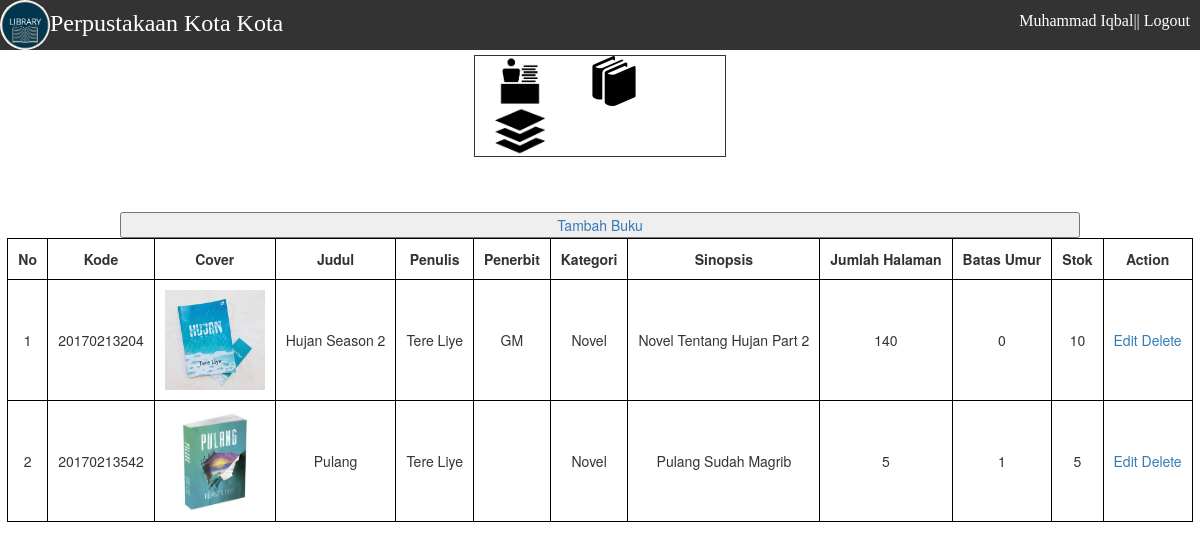
The app's page /index.php?book (signed in) with its own data.
### tables this page shows
CREATE TABLE `book` (
  `id` int(11) NOT NULL,
  `category_id` int(11) NOT NULL,
  `librarian_id` int(11) NOT NULL,
  `code` varchar(255) DEFAULT NULL,
  `cover_picture` varchar(255) DEFAULT NULL,
  `title` varchar(255) NOT NULL,
  `author` varchar(255) NOT NULL,
  `publisher` varchar(255) DEFAULT NULL,
  `synopsis` text,
  `total_page` int(11) NOT NULL,
  `age_limit` int(11) DEFAULT NULL,
  `stock` int(11) DEFAULT '1',
  `add_at` timestamp NOT NULL DEFAULT CURRENT_TIMESTAMP,
  `update_at` datetime DEFAULT NULL,
  `is_delete` int(1) DEFAULT '0'
);

CREATE TABLE `category` (
  `id` int(11) NOT NULL,
  `name` varchar(255) NOT NULL,
  `is_delete` int(1) DEFAULT '0'
);

### app/Classes/Book.php (called while the page is built, shortened)
<?php
class Book
{
	private $db;
	public function __construct()
	{
		$this->db = new Connect;
	}
	public function showAll()
	{
		$stmt = $this->db->prepare("SELECT book.id, book.code, book.cover_picture, book.title, book.author, book.publisher, category.name, book.synopsis, book.total_page, book.age_limit, book.stock FROM book LEFT JOIN category ON book.category_id = category.id WHERE book.is_delete = 0");
		$stmt->execute();
		return $stmt->fetchAll($this->db::FETCH_ASSOC);
	}
}

### view/databook.php (the view, shortened to what this page needs)
<?php
$book = new Book;
$bookData = $book->showAll();
$no = 1;
?>
<div class="book">
	<center>
	<a href="index.php?addbook">
		<button>Tambah Buku</button>
	</a>
	<table>
	<?php if (empty($bookData)) : ?>
		<tr>
			<td colspan="11">Data Buku Kosong</td>
		</tr>
	<?php else: ?>
		<tr>
			<th>No</th>
			<th>Kode</th>
			<th>Cover</th>
			<th>Judul</th>
			<th>Penulis</th>
			<th>Penerbit</th>
			<th>Kategori</th>
			<th>Sinopsis</th>
			<th>Jumlah Halaman</th>
			<th>Batas Umur</th>
			<th>Stok</th>
			<th>Action</th>
		</tr>
		<?php foreach ($bookData as $val) : ?>
			<tr>
				<td><?=$no++?></td>
				<td><?=$val['code']?></td>
				<td><img src="public/cover_upload/<?=$val['cover_picture']?>" width="100px" height="100px"></td>
				<td><?=$val['title']?></td>
				<td><?=$val['author']?></td>
				<td><?=$val['publisher']?></td>
				<td><?=$val['name']?></td>
				<td><?=$val['synopsis']?></td>
				<td><?=$val['total_page']?></td>
				<td><?=$val['age_limit']?></td>
				<td><?=$val['stock']?></td>
				<td>
					<a href="?editbook=<?=$val['id']?>">Edit</a>
					<a href="?book&delete=<?=$val['id']?>">Delete</a>
				</td>
			</tr>
		<?php endforeach; ?>
	<?php endif; ?>
	</table>
	</center>
</div>

### view/header.php (shortened to what this page needs)
<!DOCTYPE html>
<html lang="en-US">
	<head>
		<link rel="stylesheet" type="text/css" href="asset/css/style.css">
		<link rel="stylesheet" href="https://maxcdn.bootstrapcdn.com/bootstrap/3.3.7/css/bootstrap.min.css">
		<link rel="stylesheet" href="https://maxcdn.bootstrapcdn.com/bootstrap/3.3.7/css/bootstrap-theme.min.css">
	</head>
	<body>
		<header>
			<a href="index.php"><img src="asset/img/icon.png"/></a>
			<h1>Perpustakaan Kota Kota</h1>
			<div class="user">
				<?= $_SESSION['lib']['name'] ?>||
				<a href="?logout">Logout</a>
			</div>
		</header>

### view/nav.php
<nav>
	<ul>
	<?php if ($_SESSION['lib']['is_chief'] == 1) : ?>
		<li>
			<a href="?librarian">
				<img src="asset/img/librarian.png" title="Data Pustakawan"/>
			</a>
		</li>
	<?php endif; ?>
		<li>
			<a href="?book">
				<img src="asset/img/book.png" title="Data Buku" >
			</a>
		</li>
		<li>
			<a href="?category">
				<img src="asset/img/category.png" title="Data Kategori" >
			</a>
		</li>
	</ul>
</nav>

### index.php (shortened to what this page needs)
<?php
include 'view/header.php';
include 'view/nav.php';
switch (true) {
	case (isset($_GET['book'])):
		include 'view/databook.php';
		break;
}
?>

### asset/css/style.css (style rules this page uses)
body { margin: 0; }
header { display: block; color: #fff; margin: 0; width: 100%; top: 0; background-color: #333; position: absolute; }
header img { float: left; background: #fff; margin: 0; padding: 0; border-radius: 50%; width: 50px; height: 50px; transition: width 2s, height 2s, transform 10s; }
header h1 { margin: 0; margin-top: 10px; padding: 0; font: 24px 'Kumar One'; color: #fff; width: 40% }
div.user { margin-top: -35px; font: 16px 'Kumar One'; float: right; padding: 10px; }
div.user a { text-decoration: none; color: inherit; }
nav { position: center; display: block; margin: 55px auto; background: #fff; border: 1px solid #333; width: 21%; }
nav ul { list-style-type: none; margin: 0; padding: 0; }
nav li { display: inline; padding: 20px; }
nav a { text-decoration: none; width: 100px; height: 100px; }
nav img { margin: 0px auto; width: 50px; height: 50px; }
div.add_book input,select,button { width: 80%; margin: 5px; color: #000; }
div.book table { text-align: center; border: 1px solid black; }
div.book th, div.book td { border: 1px solid black; text-align: center; padding: 10px; margin: 10px; }

### records on screen
book: code "20170213204", cover_picture (picture), title "Hujan Season 2", author "Tere Liye", publisher "GM", category.name "Novel", synopsis "Novel Tentang Hujan Part 2", total_page "140", age_limit "0", stock "10"
book: code "20170213542", cover_picture (picture), title "Pulang", author "Tere Liye", category.name "Novel", synopsis "Pulang Sudah Magrib", total_page "5", age_limit "1", stock "5"

### other values on screen
$_SESSION['lib']['name'] "Muhammad Iqbal"
